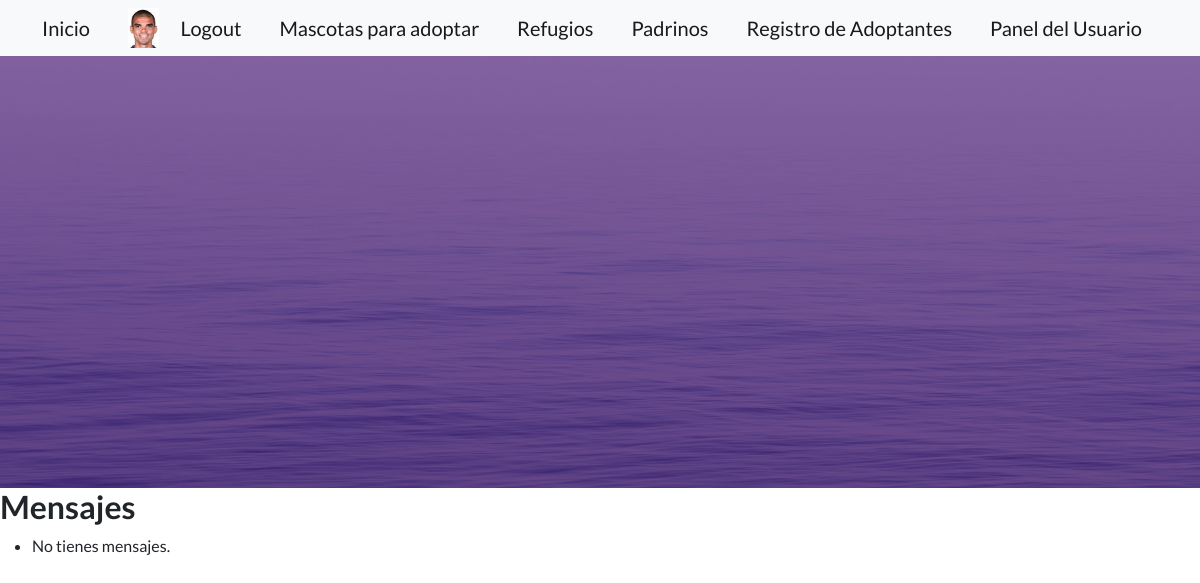
The app's page /listado/ (signed in), older data.
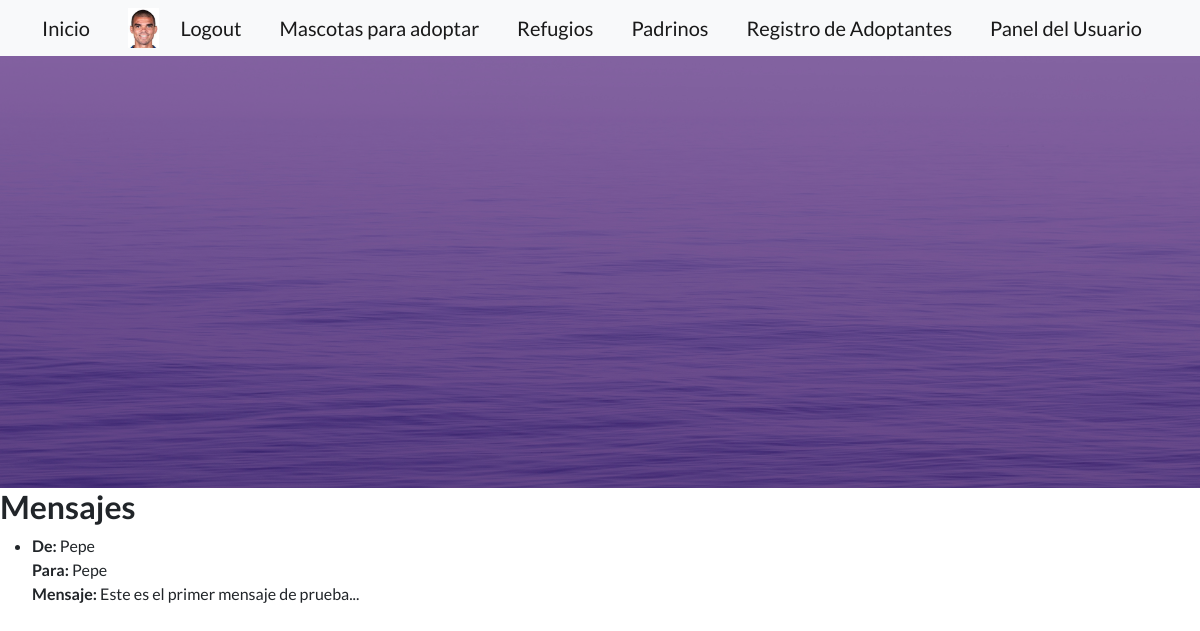
The same page, newer data.
### DogsApp/models.py (models this page shows)
class Message(models.Model):
    sender = models.ForeignKey(User, on_delete=models.CASCADE, related_name='sender')
    receiver = models.ForeignKey(User, on_delete=models.CASCADE, related_name='receiver')
    message = models.TextField()
    timestamp = models.DateTimeField(auto_now_add=True)

### DogsApp/views.py (the view)
# urls.py: path("listado/", MessageListView.as_view() , name = "listado"),
class MessageListView(ListView):
    model = Message
    template_name = 'temp_app/message_list.html'
    context_object_name = 'messages'
    def get_queryset(self):
        return Message.objects.filter(sender=self.request.user) | Message.objects.filter(receiver=self.request.user)

### DogsApp/templates/temp_app/message_list.html (shortened to what this page needs)
{% extends "padre/padre.html" %}
{% block main %}
<h2>Mensajes</h2>
<ul>
  {% for message in messages %}
    <li>
      <strong>De:</strong> {{ message.sender.username }}<br>
      <strong>Para:</strong> {{ message.receiver.username }}<br>
      <strong>Mensaje:</strong> {{ message.message }}
    </li>
  {% empty %}
    <li>No tienes mensajes.</li>
  {% endfor %}
</ul>
{% endblock main %}

Row changes from the older to the newer data that the page shows:
added Message: sender.username "Pepe", receiver.username "Pepe", message "Este es el primer mensaje de prueba..."
Text that changed along with them:
text no longer shown: "No tienes mensajes."
